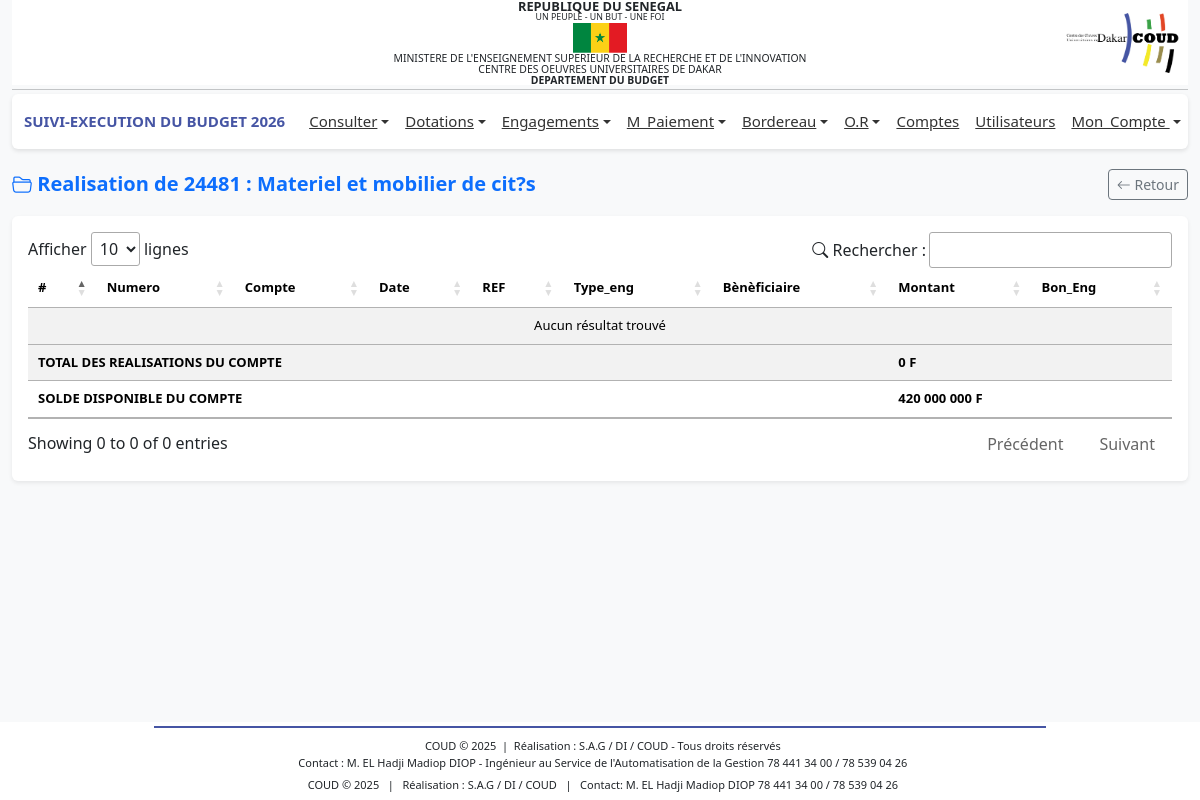
The app's page /profiles/dg/actuel_3?numCompte=24481 (signed in), older data.
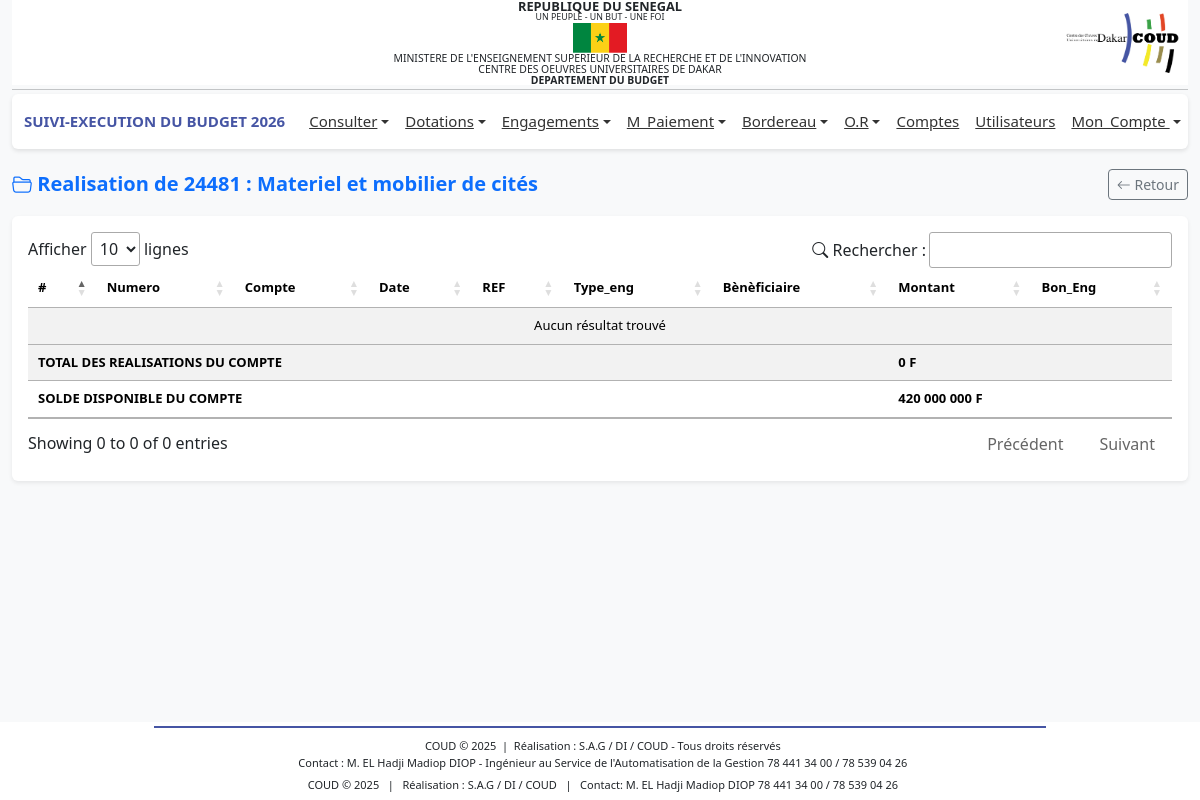
The same page, newer data.
### tables this page shows
CREATE TABLE IF NOT EXISTS `bud_compte` (
  `idCompte` int NOT NULL AUTO_INCREMENT,
  `numCompte` varchar(100) DEFAULT NULL,
  `code` varchar(50) DEFAULT NULL,
  `dateSys` datetime DEFAULT CURRENT_TIMESTAMP,
  `libelle` varchar(255) DEFAULT NULL,
  `idCp` int DEFAULT NULL,
  PRIMARY KEY (`idCompte`),
  UNIQUE KEY `numCompte` (`numCompte`),
  KEY `idCp` (`idCp`)
);

### includes/fonctions.php (called while the page is built, shortened)
<?php
function connexionBD()
{
    $connexion = mysqli_connect('localhost', 'root', '', 'budget_db_2024') or
        die('Serveur inaccessible. Merci de reessayer plus tard.');
    return $connexion;
}
$connexion = connexionBD();
function getCompteByNum($numCompte)
{
    global $connexion;
    $query = "SELECT numCompte, libelle, code FROM `bud_compte` WHERE numCompte='$numCompte'";
    $result = $connexion->query($query);
    if ($result->num_rows > 0) {
        return $result->fetch_assoc();
    } else {
        return null;
    }
}
function sommeDotByCompte($numCompte)
{
    global $connexion;
    $anneeEnCours = $_SESSION['an'];
    $sql = "SELECT COALESCE(SUM(d.volume),0) as totalDotations, c.numCompte
            FROM bud_dotations d
            JOIN bud_compte c ON d.idCompte=c.idCompte
            WHERE d.an='$anneeEnCours' AND c.numCompte='$numCompte'";
    $result = mysqli_query($connexion, $sql);
    if ($result && mysqli_num_rows($result) > 0) {
        $row = mysqli_fetch_assoc($result);
        return $row['totalDotations'];
    }
    return null;
}
?>

### profiles/dg/actuel_3.php (the view, shortened to what this page needs)
<?php include '../../includes/fonctions.php';
$numCompte = $_GET['numCompte'];
$data = getCompteByNum($numCompte);
$TDotations = sommeDotByCompte($numCompte);
$TEngs = 0;
?>
<?php include '../../includes/header.php';?>
<link rel="stylesheet" href="https://cdn.datatables.net/1.13.6/css/jquery.dataTables.min.css">
<link rel="stylesheet" href="https://cdn.jsdelivr.net/npm/bootstrap-icons@1.11.3/font/bootstrap-icons.css">
<main class="container-fluid mt-3">
    <div class="d-flex justify-content-between align-items-center mb-3">
        <h5 class="mb-0 text-primary fw-bold">
            <i class="bi bi-folder2-open"></i> Realisation de <?= $data['numCompte']; ?> : <?= $data['libelle']; ?>
        </h5>
        <a href="javascript:history.back()" class="btn btn-outline-secondary btn-sm">
            <i class="bi bi-arrow-left"></i> Retour
        </a>
    </div>
    <div class="card shadow-sm border-0">
        <div class="card-body">
            <div class="table-responsive">
                <table id="tableComptes" class="table table-striped table-hover align-middle">
                    <thead class="text-white custom-header">
                        <tr>
                            <th>#</th>
                            <th>Numero</th>
                            <th>Compte</th>
                            <th>Date</th>
                            <th>REF</th>
                            <th>Type_eng</th>
                            <th>Bènèficiaire</th>
                            <th>Montant</th>
                            <th>Bon_Eng</th>
                        </tr>
                    </thead>
                    <tbody id="tableBody">
                    </tbody>
                    <tfooter>
                        <tr>
                            <th colspan="7" class="text-left" style="text-align: left;">TOTAL DES REALISATIONS DU COMPTE</th>
                            <th colspan="2" class="text-left" style="text-align: left;">
                                <?= number_format($TEngs, 0, ',', ' '); ?> F</th>
                        </tr>
                        <tr>
                            <th colspan="7" class="text-left" style="text-align: left;">
                                SOLDE DISPONIBLE DU COMPTE
                            </th>
                            <th colspan="2" class="text-left" style="text-align: left;">
                                <?= number_format(($TDotations-$TEngs), 0, ',', ' '); ?> F</th>
                        </tr>
                    </tfooter>
                </table>
            </div>
        </div>
</main>
<?php include '../../includes/footer.php';?>

Row changes from the older to the newer data that the page shows:
changed bud_compte: libelle "Materiel et mobilier de cit?s" → "Materiel et mobilier de cités"
